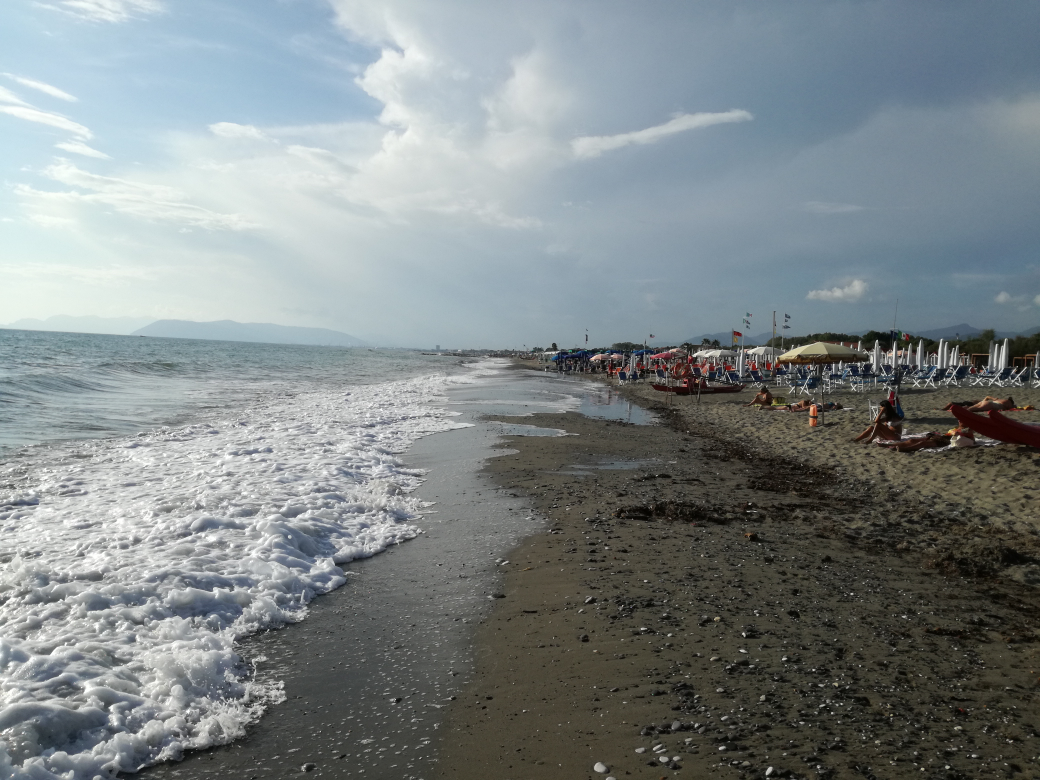
#> input picture TASK3/data/scene/my_photos/11.jpg, 4160 x 3120 px (shown at 1/4 size); its folder holds only this picture in this run
$ jupyter execute --allow-errors Task3.ipynb   (shell and % lines are left out)
#> lines starting #> are read from the running program, lines starting #| are printed output that depends on the picture
### TASK3/features.py
# TUWIEN - WS2023 CV: Task3 - Scene recognition using Bag of Visual Words
# *********+++++++++*******++++INSERT GROUP NO. 4
from typing import List
import sklearn.metrics.pairwise as sklearn_pairwise
import cv2
import numpy as np
import random
import time


def extract_dsift(images: List[np.ndarray], stepsize: int, num_samples: int = None) -> List[np.ndarray]:
    """
    Extracts dense feature points on a regular grid with 'stepsize' and optionally returns
    'num_samples' random samples per image. If 'num_samples' is not provided, it takes all
    features extracted with the given 'stepsize'. SIFT.compute has the argument "keypoints",
    which should be set to a list of keypoints for each square.

    Args:
    - images (List[np.ndarray]): List of images to extract dense SIFT features [num_of_images x n x m] - float
    - stepsize (int): Grid spacing, step size in x and y direction.
    - num_samples (int, optional): Random number of samples per image.

    Returns:
    - List[np.ndarray]: SIFT descriptors for each image [number_of_images x num_samples x 128] - float
    """
    tic = time.perf_counter()

    # student_code start
    all_descriptors = []
    sift = cv2.SIFT_create()

    for image in images:
        keypoints = [cv2.KeyPoint(x, y, stepsize) for y in range(0, image.shape[0], stepsize) for x in range(0, image.shape[1], stepsize)]
        if num_samples is not None:
            keypoints = random.sample(keypoints, num_samples)
        img = cv2.normalize(image, None, 0, 255, cv2.NORM_MINMAX).astype('uint8')
        _, descriptors = sift.compute(img, keypoints)
        all_descriptors.append(descriptors)

    # student_code end

    toc = time.perf_counter()
    print("DSIFT Extraction:", toc - tic, " seconds")

    # all_descriptors : list sift descriptors per image [number_of_images x num_samples x 128] - float
    return all_descriptors


# [33 lines left out: function count_visual_words, not called in this run]

### TASK3/dataset.py
# TUWIEN - WS2023 CV: Task3 - Scene recognition using Bag of Visual Words
# *********+++++++++*******++++INSERT GROUP NO. 4++++*******+++++++++*********
import glob
import os
import cv2
from typing import List, Tuple
import numpy as np

class SceneDataset:
    images: List[np.ndarray] = []         # list of images
    labels: List[int] = []                # list of labels of images
    class_names: List[str] = []           # list with of class names (folder names)

    def __init__(self, path: str) -> None:
        """
        Initializes SceneDataset object and processes images and labels from the given path.

        Args:
        - path (str): Path to the dataset folder.
        """
        img_data = []
        labels = []
        dirs = []

        # Loop through all subfolders within the given 'path', get all images per folder,
        # save the images in gray scale and normalize the image values between 0 and 1.
        # The label of an image is the current subfolder (e.g., value between 0-9 when using 10 classes).
        # HINT: os.listdir(..), glob.glob(..), cv2.imread(..)

        # student_code start

        for i, folder in enumerate(os.listdir(path)):
            dirs.append(folder)
            for img in glob.glob(os.path.join(path, folder, "*.jpg")):
                img_data.append(cv2.imread(img, cv2.IMREAD_GRAYSCALE) / 255)
                labels.append(i)

        # student_code end

        # Save as local parameters
        self.images = img_data
        self.labels = labels
        self.class_names = dirs

    # [17 lines left out: functions get_data, get_class_names, not called in this run]

### TASK3/Task3.ipynb
#### TASK 3 - Scene recognition with Bag of Visual Words

Group Number: 4

### 1 Data import and Preparation

Complete the class ***SceneDataset*** in ***dataset.py*** and load the training and test dataset. (images and class labels)

[cell 1]
from sklearn.neighbors import KNeighborsClassifier
from sklearn.cluster import KMeans
import numpy as np
import features
import dataset
import utils
import os

[cell 2]
if not os.path.exists(os.path.join(os.getcwd(), 'results')):
    os.makedirs(os.path.join(os.getcwd(), 'results'))

#student_code start

# Training Dataset
#> (the rest of this cell did not finish here and is left out)

###  2 Build Vocabulary and Clusters

Extract SIFT features from the training data using ***features.extract_dsift(..)*** and then utilize the descriptors to generate visual words with ***KMeans(...).fit(...).cluster_centers_*** from ***sklearn.neighbors***. Set the sample size per image at about **100** and a step size around **5**. For cluster size, try a value around **50**. You can adapt the paramater to achieve better results. If clustering takes too long, have a look at the parameters **n_init** and **max_iter** of ***KMeans(...)***.

_***HINT:***_
***KMeans(..)*** expects the features to be a stacked 2D matrix instead of a list (np.vstack(...)).

#> (a cell that did not finish here is left out)

###  3 Classification

Generat a histogram per image using the centroids. First extract the dense SIFT features of the training set again. This time use a smaller stepsize (eg. 1 or 2) and take all samples.

After, implement ***count_visual_words(..)*** in ***features.py*** to obtain a histogram per image. Build a kNN classifier with ***KNeighborsClassifier(..)*** and fit the the model with the histogram data of the training images and training labels. Set the neighbourhood size to **3**.

#> (a cell that did not finish here is left out)

### 4 Evaluation

Examine the accuracy of your model by extracting the dense SIFT points of the test set with the same stepsize as before, generate the histogams and predict the labels of the test set with the previously fitted classifier. Plot your results with ***utils.plot_confusion_matrix(..)***.

_***HINT:***_
Use the methods ***predict(..)*** and ***score(..)*** on the KNN classifier.

***Submission:*** Save the confusion matrix with the KNN score as **task3_accuracy_test_data.png** using ***utils.plot_confusion_matrix(..)***.

#> (a cell that did not finish here is left out)

***
#### Q1: Analyze the confusion matrix. Are there classes which can be more easily identified than others. What could be the reason? What classes perform worst, and explain your answer.

The classes 'coast,' 'forest,' 'mountain,' and 'tall building' are more easily identified by the classifier. This is probably due to the characteristic appearance and structure of the images within these classes, resulting in very specific histograms that are easily recognizable. Therefore, the boundaries in the feature space for these classes will be well distinguishable.
\
On the other hand, the system performs poorly on the classes 'kitchen,' 'living room,' 'office,' and 'bedroom.' These classes represent various types of rooms, sharing common features. The histograms are more similar, making the boundaries of the classes in the feature space less distinct. Hence, when the classifier has to assign an image to one of these classes, the nearest neighbors of its histogram probably belong to different classes, potentially leading to misclassification.

Take some own test images and investigate if they can be correctly classified with you trained model. For instance, take a photo of your own kitchen or living room and classify it. You should at least test one photo from three of the ten categories. Make sure the images are resized and cropped to 100x100.

***Submission:*** Save the confusion matrix with the model score as **task3_accuracy_custom_data.png** using ***utils.plot_confusion_matrix(..)***.

[cell 6]
#student code start

import matplotlib.pyplot as plt
import cv2

path = 'data/scene/my_photos'
my_photos = []
true_labels = [1, 1, 3, 5, 5, 9, 9, 9]
for file in os.listdir(path):
    if file.endswith(('.jpg', '.png', 'jpeg')):
        img = cv2.imread(os.path.join(path, file))
#> img is the input picture: shape (3120, 4160, 3); mean B, G, R 136.3, 134.5, 126.6
        img = cv2.cvtColor(img, cv2.COLOR_BGR2GRAY)
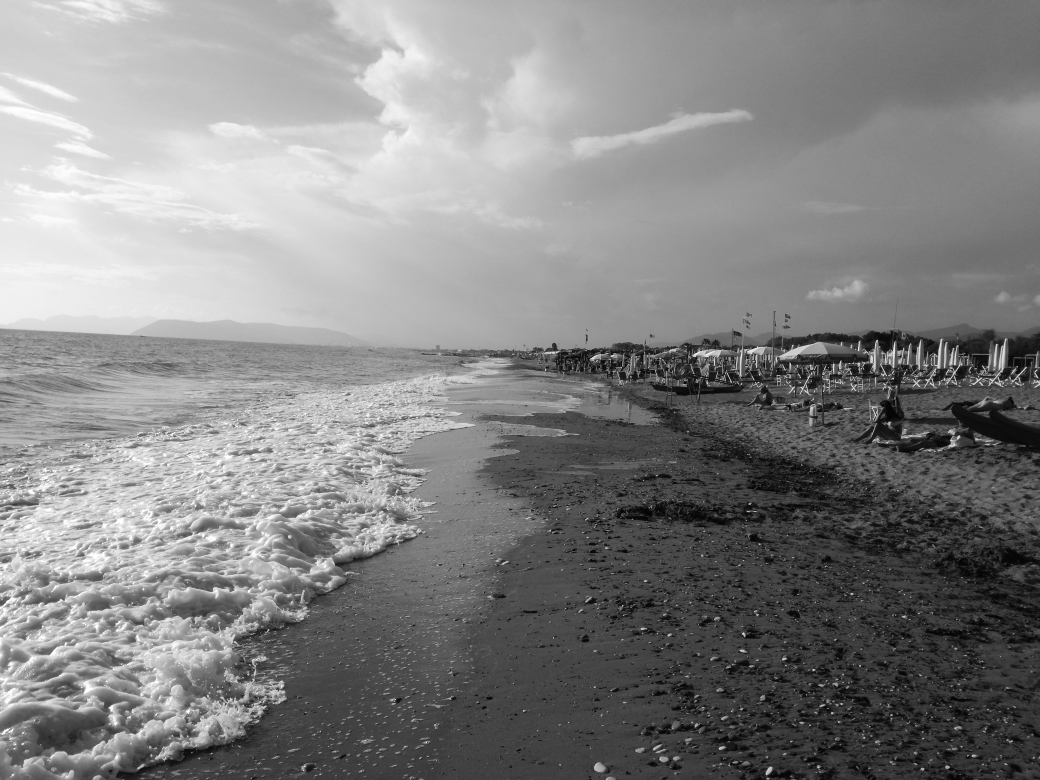
#> img: shape (3120, 4160) (shown at 1/4 size); min 0, max 255, mean 132.3
        img = cv2.resize(img, (100, 100))
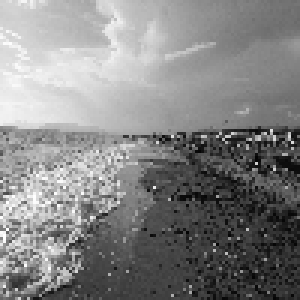
#> img: shape (100, 100) (shown 3 times larger); min 5, max 254, mean 132.1
        img = img/255
        my_photos.append(img)

my_photos_features = features.extract_dsift(my_photos, 2)
#> the loop in extract_dsift, `for image in images:` made 1 pass
#> after the loop in extract_dsift, `for image in images:`: all_descriptors = 1 item
#> my_photos_features = 1 item
#> (the rest of this cell did not finish here and is left out)

$ run again, on TASK3/data/scene/my_photos/51.jpg
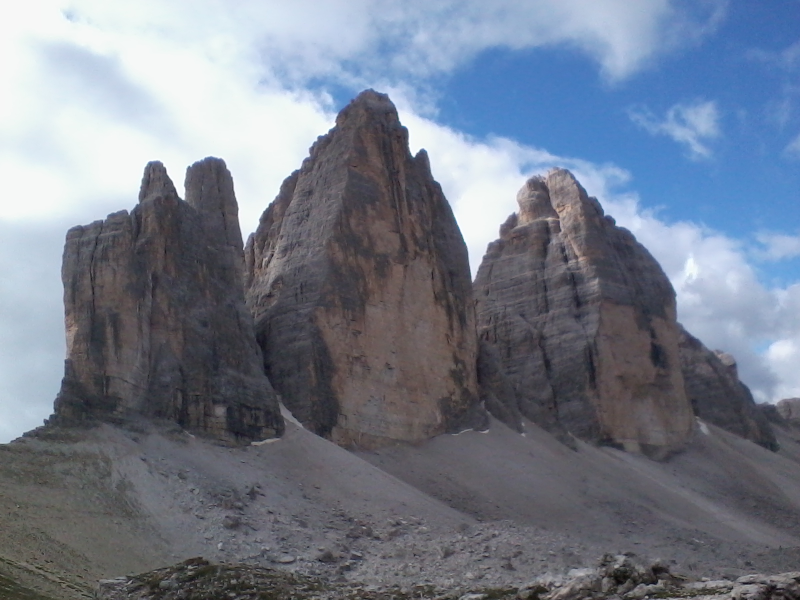
#> input picture TASK3/data/scene/my_photos/51.jpg, 1600 x 1200 px (shown at 1/2 size)
#> img is the input picture: shape (1200, 1600, 3); mean B, G, R 139.3, 124.3, 116.2
#> `img = cv2.cvtColor(img, cv2.COLOR_BGR2GRAY)`:
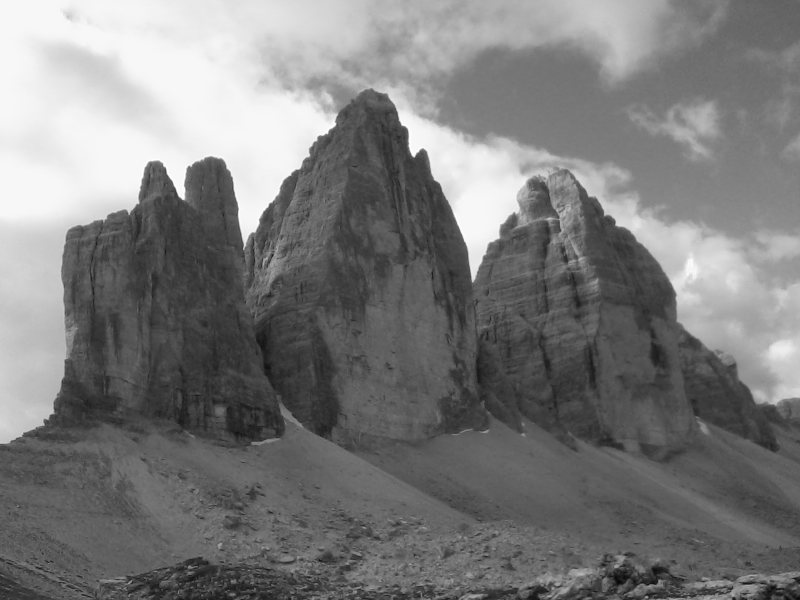
#> img: shape (1200, 1600) (shown at 1/2 size); min 1, max 255, mean 123.6
#> `img = cv2.resize(img, (100, 100))`:
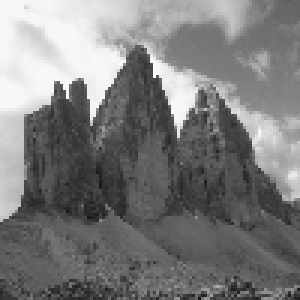
#> img: shape (100, 100) (shown 3 times larger); min 20, max 252, mean 123.8
#> the loop in extract_dsift, `for image in images:` made 1 pass
#> after the loop in extract_dsift, `for image in images:`: all_descriptors = 1 item

$ run again, on TASK3/data/scene/my_photos/91.jpg
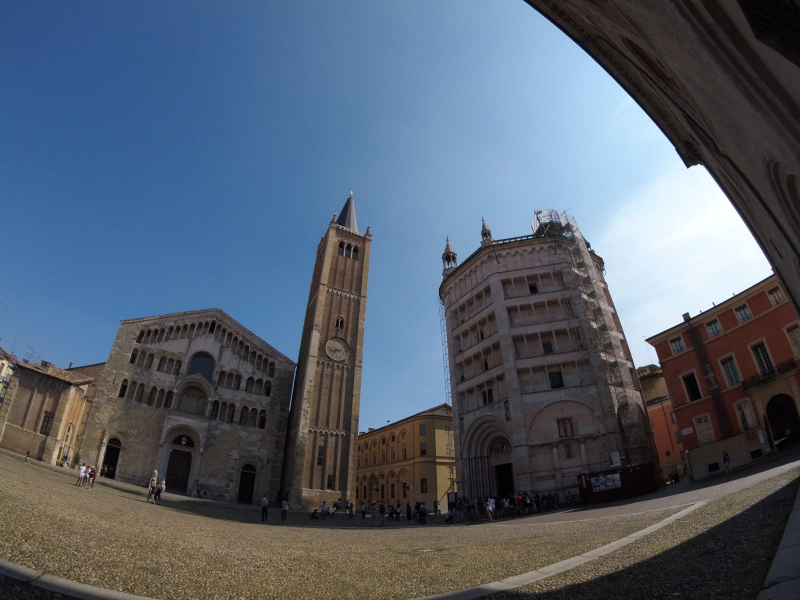
#> input picture TASK3/data/scene/my_photos/91.jpg, 1600 x 1200 px (shown at 1/2 size)
#> img is the input picture: shape (1200, 1600, 3); mean B, G, R 111, 95.9, 84.5
#> `img = cv2.cvtColor(img, cv2.COLOR_BGR2GRAY)`:
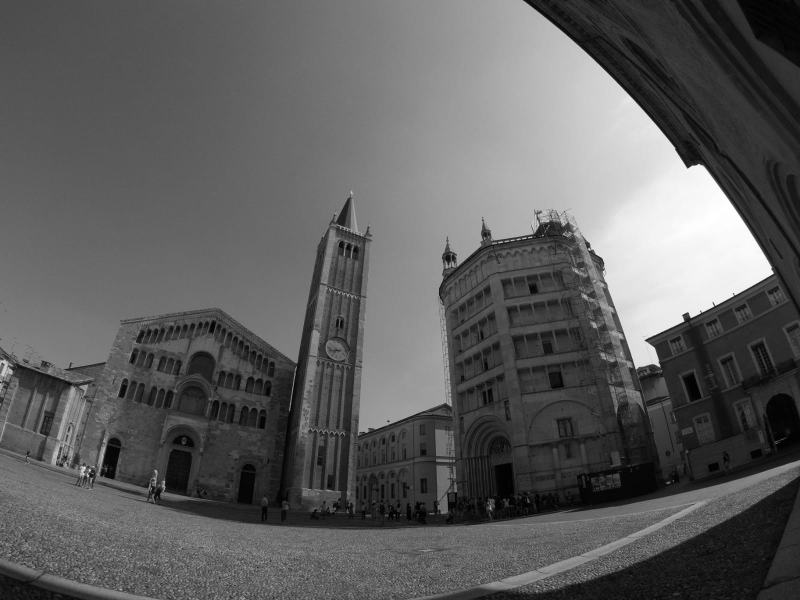
#> img: shape (1200, 1600) (shown at 1/2 size); min 0, max 255, mean 94.2
#> `img = cv2.resize(img, (100, 100))`:
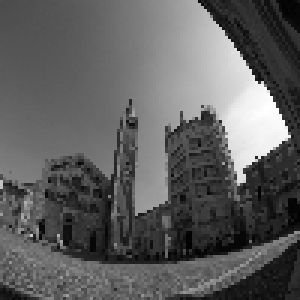
#> img: shape (100, 100) (shown 3 times larger); min 2, max 255, mean 94.3
#> the loop in extract_dsift, `for image in images:` made 1 pass
#> after the loop in extract_dsift, `for image in images:`: all_descriptors = 1 item

$ run again, on TASK3/data/scene/my_photos/92.jpg
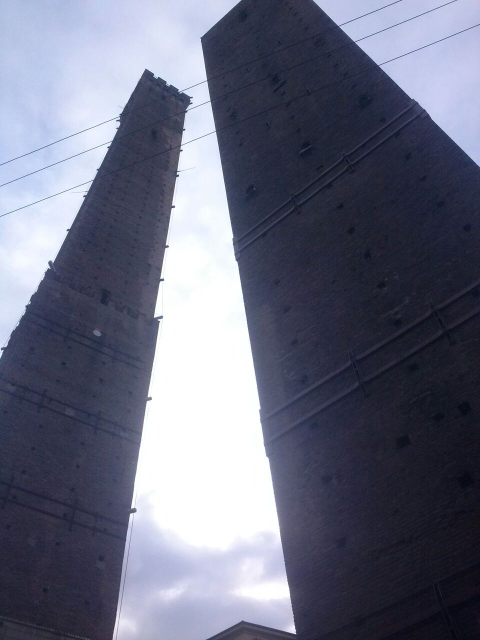
#> input picture TASK3/data/scene/my_photos/92.jpg, 960 x 1280 px (shown at 1/2 size)
#> img is the input picture: shape (1280, 960, 3); mean B, G, R 127.3, 108.7, 105.7
#> `img = cv2.cvtColor(img, cv2.COLOR_BGR2GRAY)`:
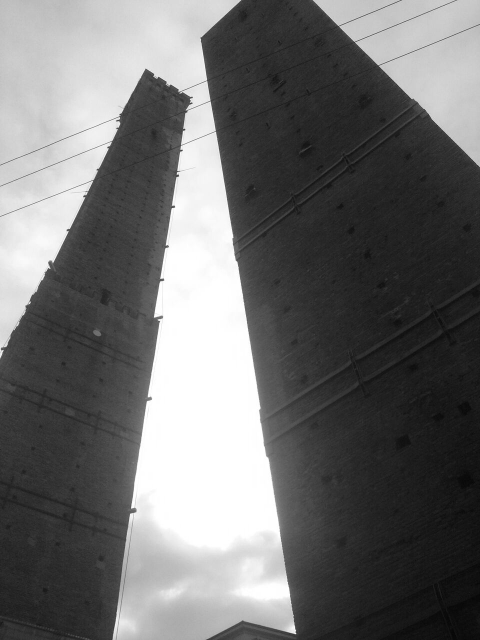
#> img: shape (1280, 960) (shown at 1/2 size); min 4, max 255, mean 109.9
#> `img = cv2.resize(img, (100, 100))`:
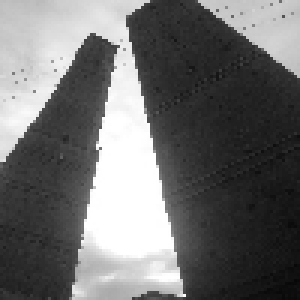
#> img: shape (100, 100) (shown 3 times larger); min 7, max 255, mean 109.8
#> the loop in extract_dsift, `for image in images:` made 1 pass
#> after the loop in extract_dsift, `for image in images:`: all_descriptors = 1 item
